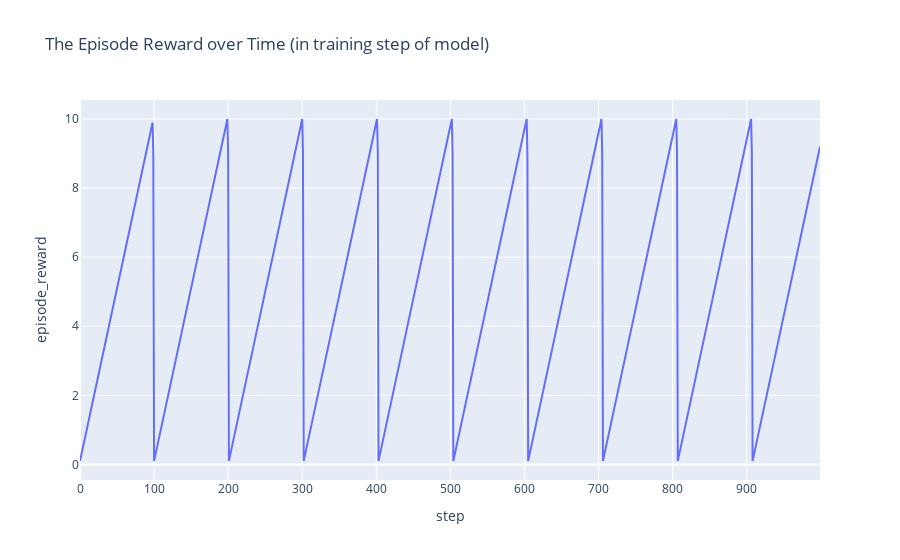

This figure's notebook cell:
### Code cell
fig = px.line(df, x="step", y="episode_reward", title="The Episode Reward over Time (in training step of model)")
fig.show()

### Figure 1 — Plotly figure (JSON) as saved in the notebook; plotly's stock layout.template omitted (floating-point values rounded to 4 significant figures; data arrays with more than 128 entries replaced by an {"elided": "..."} marker saying what was removed)
{"data": [{"hovertemplate": "step=%{x}<br>episode_reward=%{y}<extra></extra>", "legendgroup": "", "line": {"color": "#636efa", "dash": "solid"}, "marker": {"symbol": "circle"}, "mode": "lines", "name": "", "orientation": "v", "showlegend": false, "type": "scatter", "x": {"elided": "1000 int values"}, "xaxis": "x", "y": {"elided": "1000 float values"}, "yaxis": "y"}], "layout": {"legend": {"tracegroupgap": 0}, "title": {"text": "The Episode Reward over Time (in training step of model)"}, "xaxis": {"anchor": "y", "domain": [0, 1], "title": {"text": "step"}}, "yaxis": {"anchor": "x", "domain": [0, 1], "title": {"text": "episode_reward"}}}}
